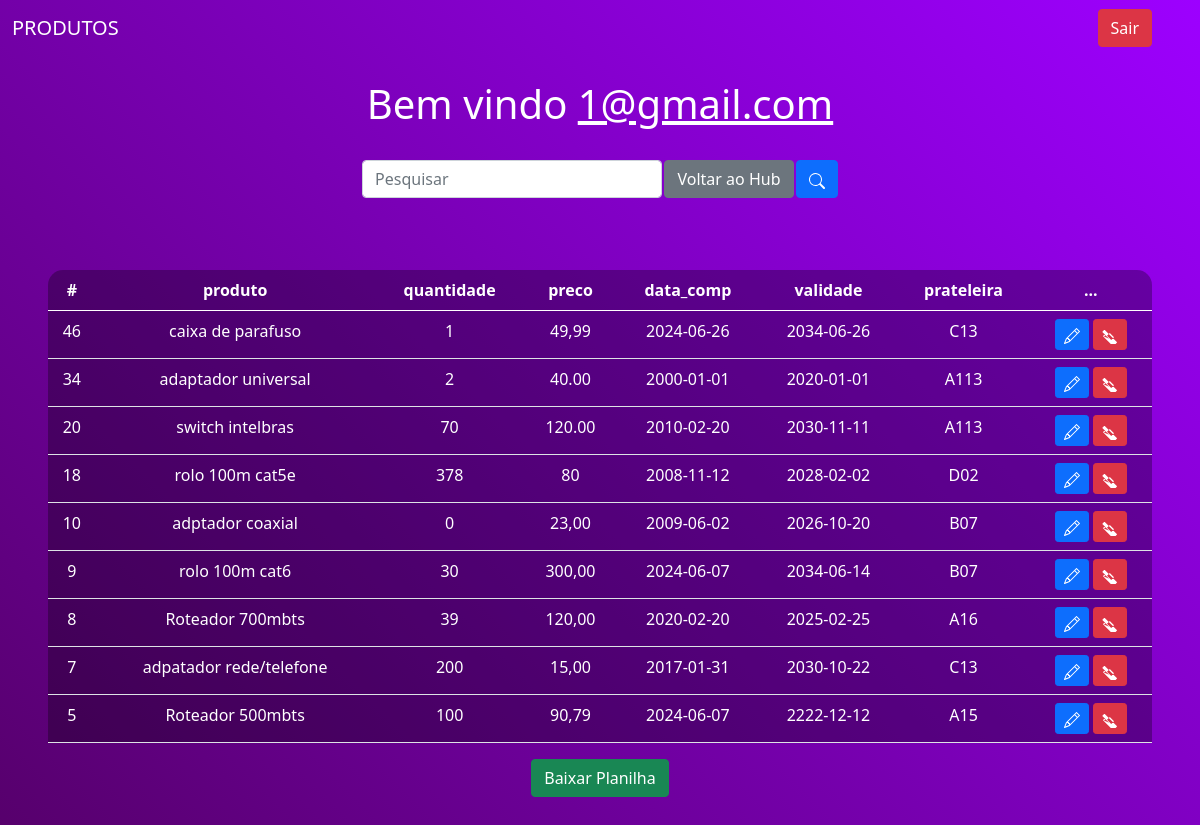
Page /prodsc.php (signed in) on the committed database.
### tables this page shows
CREATE TABLE `produtos` (
  `idprod` int(11) NOT NULL,
  `produto` varchar(120) NOT NULL,
  `preco` varchar(6) NOT NULL,
  `quantidade` varchar(10) NOT NULL,
  `prateleira` varchar(45) NOT NULL,
  `data_comp` varchar(45) NOT NULL,
  `validade` varchar(45) NOT NULL,
  `visivel` bit(1) NOT NULL DEFAULT b'1',
  `funcionario_deletou` varchar(100) DEFAULT NULL,
  `data_hora_delecao` datetime DEFAULT NULL
);

### prodsc.php (the view, shortened to what this page needs)
<?php
include_once('config.php');
$logado = $_SESSION['email'];
$sql = "SELECT * FROM produtos WHERE visivel = 1 ORDER BY idprod DESC";
$result = $conexao->query($sql);
?>
<!DOCTYPE html>
<html lang="pt-br">
<head>
    <link href="https://cdn.jsdelivr.net/npm/bootstrap@5.0.2/dist/css/bootstrap.min.css" rel="stylesheet">
    </head>
<body>
    <nav class="navbar navbar-expand-lg navbar-dark bg-purple">
        <div class="container-fluid">
            <a class="navbar-brand" href="#">PRODUTOS</a>
        </div>
        <div class="d-flex">
            <a href="sair.php" class="btn btn-danger me-5">Sair</a>
        </div>
    </nav>
    <br>
    <?php echo "<h1>Bem vindo <u>$logado</u></h1>"; ?>
    <br>
    <div class="box-search">
        <input type="search" class="form-control w-25" placeholder="Pesquisar" id="pesquisar">
        <br>
        <button type="button" onclick="window.location.href='hubc.html'" class="btn btn-secondary">Voltar ao Hub</button>
        <br>
        <button onclick="searchData()" class="btn btn-primary">
        </button>
    </div>
    <br>
    <div class="m-5">
        <table class="table text-white table-bg">
            <thead>
                <tr>
                    <th scope="col">#</th>
                    <th scope="col">produto</th>
                    <th scope="col">quantidade</th>
                    <th scope="col">preco</th>
                    <th scope="col">data_comp</th>
                    <th scope="col">validade</th>
                    <th scope="col">prateleira</th>
                    <th scope="col">...</th>
                </tr>
            </thead>
            <tbody>
                <?php
                while ($user_data = mysqli_fetch_assoc($result)) {
                    $row_class = ($user_data['quantidade'] == 0) ? 'low-quantity' : '';
                    echo "<tr class='$row_class'>";
                    echo "<td>".$user_data['idprod']."</td>";
                    echo "<td>".$user_data['produto']."</td>";
                    echo "<td>".$user_data['quantidade']."</td>";
                    echo "<td>".$user_data['preco']."</td>";
                    echo "<td>".$user_data['data_comp']."</td>";
                    echo "<td>".$user_data['validade']."</td>";
                    echo "<td>".$user_data['prateleira']."</td>";
                    echo "<td>
                        <a class='btn btn-sm btn-primary' href='editprodc.php?idprod=".$user_data['idprod']."' title='Editar'>
                            <svg xmlns='http://www.w3.org/2000/svg' width='16' height='16' fill='currentColor' class='bi bi-pencil' viewBox='0 0 16 16'>
                                <path d='M12.146.146a.5.5 0 0 1 .708 0l3 3a.5.5 0 0 1 0 .708l-10 10a.5.5 0 0 1-.168.11l-5 2a.5.5 0 0 1-.65-.65l2-5a.5.5 0 0 1 .11-.168l10-10zM11.207 2.5 13.5 4.793 14.793 3.5 12.5 1.207 11.207 2.5zm1.586 3L10.5 3.207 4 9.707V10h.5a.5.5 0 0 1 .5.5v.5h.5a.5.5 0 0 1 .5.5v.5h.293l6.5-6.5zm-9.761 5.175-.106.106-1.528 3.821 3.821-1.528.106-.106A.5.5 0 0 1 5 12.5V12h-.5a.5.5 0 0 1-.5-.5V11h-.5a.5.5 0 0 1-.468-.325z'/>
                            </svg>
                        </a>
                        <button class='btn btn-sm btn-danger' onclick='hideProduct(".$user_data['idprod'].")' title='Ocultar'>
                            <svg xmlns='http://www.w3.org/2000/svg' width='16' height='16' fill='currentColor' class='bi bi-eye-slash-fill' viewBox='0 0 16 16'>
                                <path d='M14.794 14.794a.5.5 0 0 0 0-.707l-12-12a.5.5 0 0 0-.707 0l-1.5 1.5a.5.5 0 0 0 0 .707l12 12a.5.5 0 0 0 .707 0l1.5-1.5zm-1.007-1.007L2 8.5l2.793-2.793a.5.5 0 0 0-.708-.708L1.293 7.793a.5.5 0 0 0 0 .707l12 12a.5.5 0 0 0 .707 0l1.5-1.5a.5.5 0 0 0 0-.707zM5 7.793L7.793 5 12 9.207l-2.793 2.793z'/>
                            </svg>
                        </button>
                    </td>";
                    echo "</tr>";
                }
                ?>
            </tbody>
        </table>
        <form method="post" action="download.php">
            <button type="submit" name="download_csv" class="btn btn-success">Baixar Planilha</button>
        </form>
        <br>
    </div>
</body>
</html>

### prodsc.php (style rules this page uses)
body { background-image: linear-gradient(45deg, rgb(85, 0, 105), rgb(157, 0, 255)); color: white; text-align: center; }
.table-bg { background: rgba(0, 0, 0, 0.3); border-radius: 15px 15px 0 0; }
.box-search { display: flex; justify-content: center; gap: .1%; }

### rows in the picture
produtos: idprod "46", produto "caixa de parafuso", quantidade "1", preco "49,99", data_comp "2024-06-26", validade "2034-06-26", prateleira "C13"
produtos: idprod "34", produto "adaptador universal", quantidade "2", preco "40.00", data_comp "2000-01-01", validade "2020-01-01", prateleira "A113"
produtos: idprod "20", produto "switch intelbras", quantidade "70", preco "120.00", data_comp "2010-02-20", validade "2030-11-11", prateleira "A113"
produtos: idprod "18", produto "rolo 100m cat5e", quantidade "378", preco "80", data_comp "2008-11-12", validade "2028-02-02", prateleira "D02"
produtos: idprod "10", produto "adptador coaxial", quantidade "0", preco "23,00", data_comp "2009-06-02", validade "2026-10-20", prateleira "B07"
produtos: idprod "9", produto "rolo 100m cat6", quantidade "30", preco "300,00", data_comp "2024-06-07", validade "2034-06-14", prateleira "B07"
produtos: idprod "8", produto "Roteador 700mbts", quantidade "39", preco "120,00", data_comp "2020-02-20", validade "2025-02-25", prateleira "A16"
produtos: idprod "7", produto "adpatador rede/telefone", quantidade "200", preco "15,00", data_comp "2017-01-31", validade "2030-10-22", prateleira "C13"
produtos: idprod "5", produto "Roteador 500mbts", quantidade "100", preco "90,79", data_comp "2024-06-07", validade "2222-12-12", prateleira "A15"

### other values in the picture
$logado "1@gmail.com"
